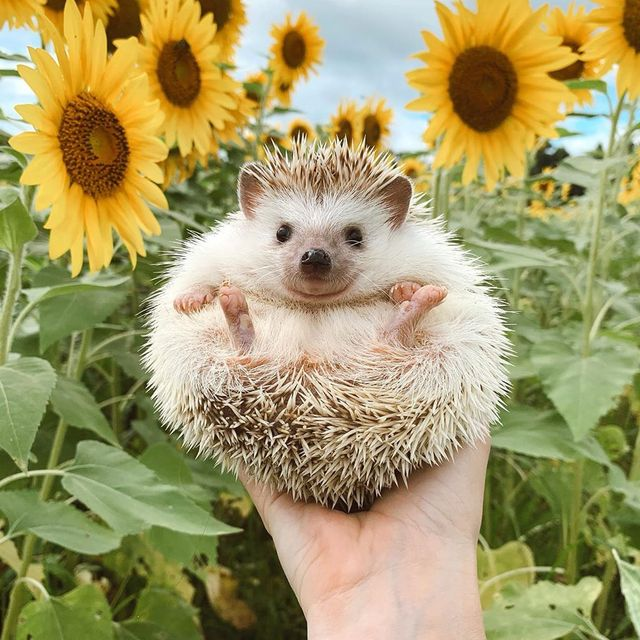
#> input picture Image-Path/Edge-Detection-Test-Cute.jpg, 640 x 640 px, given in place of Edge-Detection-Test-Edge-Detection-Test-Cute.jpg.jpg, which was not available
$ python ECE-4440-Color-Detection.py Edge-Detection-Test-Cute.jpg
#> lines starting #> are read from the running program, lines starting #| are printed output that depends on the picture; after the words box and inside, x2 and y2 are one past the last pixel; in counts of white or black regions, pixels touching at a corner belong together; pictures that were not available may be replaced by others from this repository, and a replacement may not be noted
# Source: https://www.pyimagesearch.com/2014/08/04/opencv-python-color-detection/

import sys
import cv2
import numpy as np

# Define the list of colors to be detected
boundaries = [
    ([0], [101]),   # black
    ([102], [203]), # gray
    ([204], [255])  # white
]

# Read the original image
name = sys.argv[1]
img_path = 'Edge-Detection-Test-' + name + '.jpg'
img = cv2.imread(img_path)
#> img is the input picture: shape (640, 640, 3); mean B, G, R 103.3, 154.3, 164
if (img is None):
    print("Could not read file: " + img_path)
    exit(1)

# Resize the image to decrease the resolution
height = img.shape[0]
#> height = 640
width = img.shape[1]
#> width = 640
height_ratio = float(height / 300)
#> height_ratio = 2.13
width_ratio = float(width / 300)
#> width_ratio = 2.13
if height_ratio <= width_ratio:
    width = width / width_ratio
#> width = 300
    height = height / width_ratio
#> height = 300
else:
    width = width / height_ratio
    height = height / height_ratio
dim = (int(width), int(height))
#> dim = (300, 300)
img_resize = cv2.resize(img, dim, interpolation = cv2.INTER_AREA)
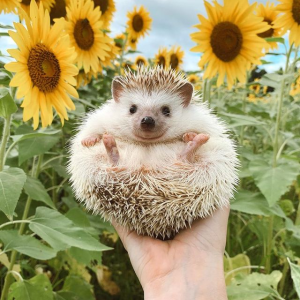
#> img_resize: shape (300, 300, 3); mean B, G, R 103.3, 154.3, 164

"""
# NOTE: Do we need contrast? It makes the color detection more detailed and less generalized...
# Leaving contrast here for now in case we decide we want it...
contrast = 64
alpha = 131*(contrast + 127)/(127*(131-contrast))
gamma = 127*(1-alpha)
img_contrast = cv2.addWeighted(img_resize, alpha, img_resize, 0, gamma)
"""

# Convert to graycsale
img_gray = cv2.cvtColor(img_resize, cv2.COLOR_BGR2GRAY)
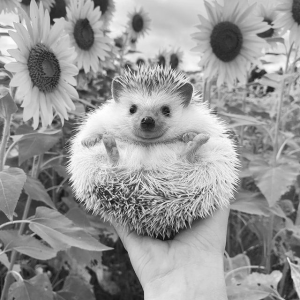
#> img_gray: shape (300, 300); min 20, max 255, mean 151.4
# Normalize image
img_normalize = np.zeros((img_gray.shape[0], img_gray.shape[1]))
img_normalize = cv2.normalize(img_gray, img_normalize, 0, 255, cv2.NORM_MINMAX)
# Blur the image for better color detection
img_blur = cv2.GaussianBlur(img_normalize, (5,5), 0)
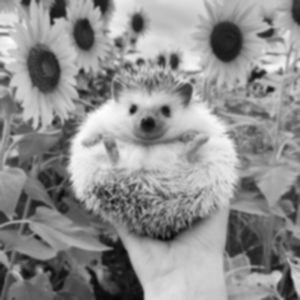
#> img_blur: shape (300, 300); min 6, max 253, mean 142.6

# TODO: Apply background erosion to remove unnecessary background colors

# TODO: Associate edges with colors by doing a Bitwise-AND between edges and colors

# loop over the boundaries
for (lower, upper) in boundaries:
	# create NumPy arrays from the boundaries
	lower = np.array(lower, dtype = "uint8")
	upper = np.array(upper, dtype = "uint8")
	# find the colors within the specified boundaries and apply
	# the mask
	mask = cv2.inRange(img_blur, lower, upper)
	# show the images
	cv2.imshow("images", np.hstack([img_blur, mask]))
	cv2.waitKey(0)
#> this loop made 3 passes
#> pass 1, `mask = cv2.inRange(img_blur, lower, upper)`:
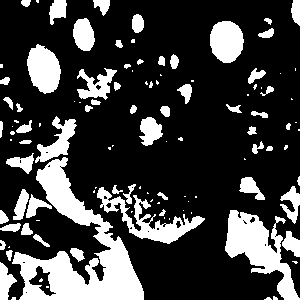
#> mask: shape (300, 300); 24.3% white; 112 white regions (52 under 20 px), largest, box (x1, y1, x2, y2) and area: (12, 157, 144, 300) 6777, (225, 210, 300, 300) 2819, (97, 187, 205, 244) 1718
#> pass 1, `cv2.imshow("images", np.hstack([img_blur, mask]))`:
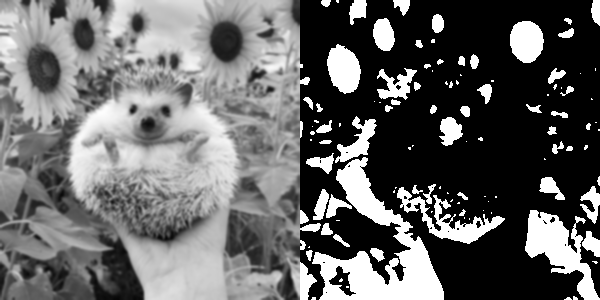
#> window 'images': shape (300, 600); min 0, max 255, mean 102.3
#> pass 2, `mask = cv2.inRange(img_blur, lower, upper)`:
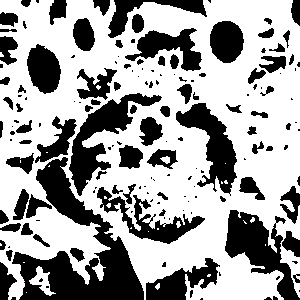
#> mask: shape (300, 300); 63.2% white; 161 black regions (81 under 20 px), largest, box (x1, y1, x2, y2) and area: (12, 157, 144, 300) 6777, (225, 210, 300, 300) 2819, (69, 93, 162, 196) 2728
#> pass 2, `cv2.imshow("images", np.hstack([img_blur, mask]))`:
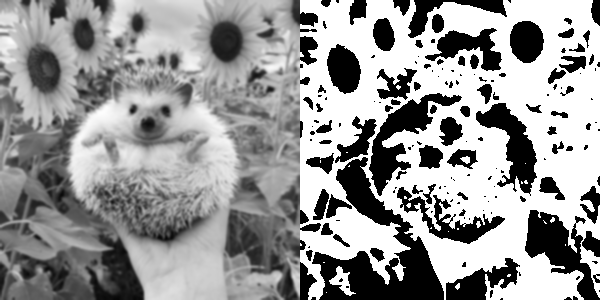
#> window 'images': shape (300, 600); min 0, max 255, mean 151.9

cv2.destroyAllWindows()
